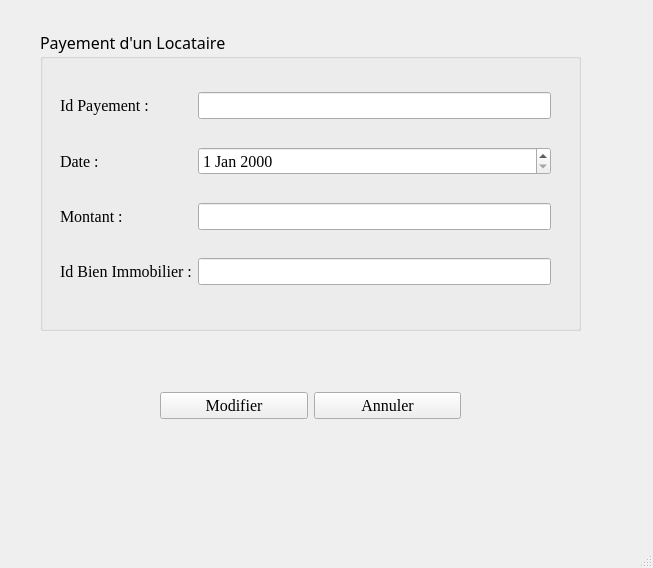
<?xml version="1.0" encoding="UTF-8"?>
<ui version="4.0">
 <class>GestModifierPaye</class>
 <widget class="QMainWindow" name="GestModifierPaye">
  <property name="geometry">
   <rect>
    <x>0</x>
    <y>0</y>
    <width>653</width>
    <height>568</height>
   </rect>
  </property>
  <property name="windowTitle">
   <string>MainWindow</string>
  </property>
  <widget class="QWidget" name="centralwidget">
   <widget class="QGroupBox" name="groupBox">
    <property name="geometry">
     <rect>
      <x>40</x>
      <y>30</y>
      <width>541</width>
      <height>301</height>
     </rect>
    </property>
    <property name="font">
     <font>
      <family>Algerian</family>
      <pointsize>12</pointsize>
     </font>
    </property>
    <property name="title">
     <string>Payement d'un Locataire</string>
    </property>
    <widget class="QWidget" name="gridLayoutWidget">
     <property name="geometry">
      <rect>
       <x>20</x>
       <y>40</y>
       <width>491</width>
       <height>241</height>
      </rect>
     </property>
     <layout class="QGridLayout" name="gridLayout">
      <item row="1" column="0">
       <widget class="QLabel" name="label_3">
        <property name="font">
         <font>
          <family>Times New Roman</family>
          <pointsize>12</pointsize>
         </font>
        </property>
        <property name="text">
         <string>Date :</string>
        </property>
       </widget>
      </item>
      <item row="0" column="1">
       <widget class="QLineEdit" name="lineEditIdPayement">
        <property name="font">
         <font>
          <family>Times New Roman</family>
         </font>
        </property>
       </widget>
      </item>
      <item row="3" column="0">
       <widget class="QLabel" name="label_4">
        <property name="font">
         <font>
          <family>Times New Roman</family>
          <pointsize>12</pointsize>
         </font>
        </property>
        <property name="text">
         <string>Id Bien Immobilier :</string>
        </property>
       </widget>
      </item>
      <item row="0" column="0">
       <widget class="QLabel" name="label_5">
        <property name="font">
         <font>
          <family>Times New Roman</family>
         </font>
        </property>
        <property name="text">
         <string>Id Payement :</string>
        </property>
       </widget>
      </item>
      <item row="1" column="1">
       <widget class="QDateEdit" name="dateEditDate">
        <property name="font">
         <font>
          <family>Times New Roman</family>
          <pointsize>12</pointsize>
         </font>
        </property>
       </widget>
      </item>
      <item row="2" column="1">
       <widget class="QLineEdit" name="lineEditMontant">
        <property name="font">
         <font>
          <family>Times New Roman</family>
          <pointsize>12</pointsize>
         </font>
        </property>
       </widget>
      </item>
      <item row="3" column="1">
       <widget class="QLineEdit" name="lineEditIdBI">
        <property name="font">
         <font>
          <family>Times New Roman</family>
          <pointsize>12</pointsize>
         </font>
        </property>
       </widget>
      </item>
      <item row="2" column="0">
       <widget class="QLabel" name="label_2">
        <property name="font">
         <font>
          <family>Times New Roman</family>
          <pointsize>12</pointsize>
         </font>
        </property>
        <property name="text">
         <string>Montant :</string>
        </property>
       </widget>
      </item>
     </layout>
    </widget>
   </widget>
   <widget class="QWidget" name="layoutWidget">
    <property name="geometry">
     <rect>
      <x>160</x>
      <y>380</y>
      <width>301</width>
      <height>51</height>
     </rect>
    </property>
    <layout class="QGridLayout" name="gridLayout_2">
     <item row="0" column="0">
      <widget class="QPushButton" name="pushButtonModifier">
       <property name="font">
        <font>
         <family>Times New Roman</family>
         <pointsize>12</pointsize>
        </font>
       </property>
       <property name="text">
        <string>Modifier</string>
       </property>
      </widget>
     </item>
     <item row="0" column="1">
      <widget class="QPushButton" name="pushButtonAnnuler">
       <property name="font">
        <font>
         <family>Times New Roman</family>
         <pointsize>12</pointsize>
        </font>
       </property>
       <property name="text">
        <string>Annuler</string>
       </property>
      </widget>
     </item>
    </layout>
   </widget>
  </widget>
  <widget class="QMenuBar" name="menubar">
   <property name="geometry">
    <rect>
     <x>0</x>
     <y>0</y>
     <width>653</width>
     <height>28</height>
    </rect>
   </property>
  </widget>
  <widget class="QStatusBar" name="statusbar"/>
 </widget>
 <resources/>
 <connections/>
</ui>
